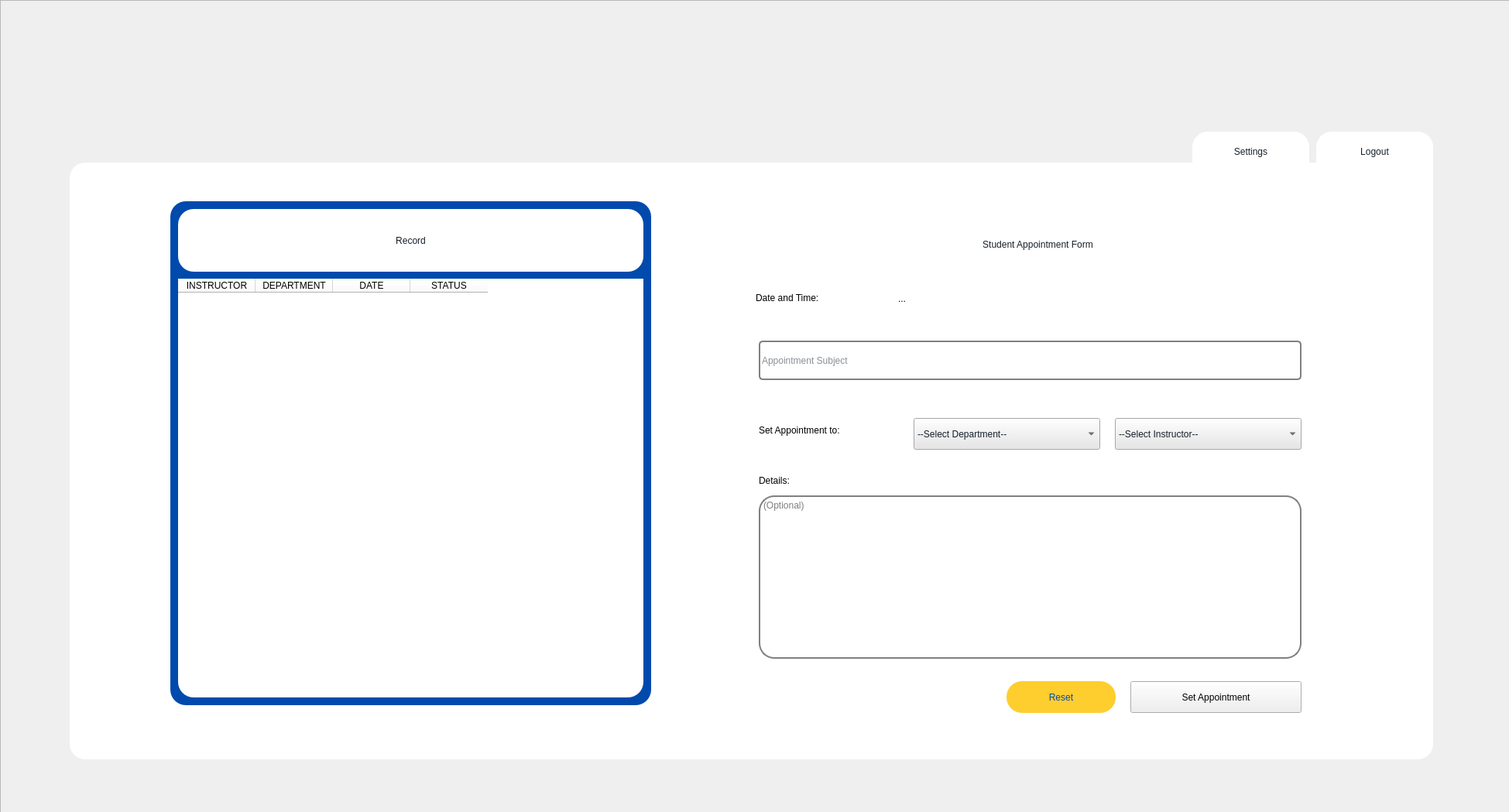
<?xml version="1.0" encoding="UTF-8"?>
<ui version="4.0">
 <class>loginFrame</class>
 <widget class="QDialog" name="loginFrame">
  <property name="geometry">
   <rect>
    <x>0</x>
    <y>0</y>
    <width>1949</width>
    <height>1049</height>
   </rect>
  </property>
  <property name="windowTitle">
   <string>Dialog</string>
  </property>
  <widget class="QFrame" name="frame">
   <property name="geometry">
    <rect>
     <x>0</x>
     <y>0</y>
     <width>1951</width>
     <height>1061</height>
    </rect>
   </property>
   <property name="frameShape">
    <enum>QFrame::StyledPanel</enum>
   </property>
   <property name="frameShadow">
    <enum>QFrame::Raised</enum>
   </property>
   <widget class="QLabel" name="label">
    <property name="geometry">
     <rect>
      <x>0</x>
      <y>-10</y>
      <width>1951</width>
      <height>1071</height>
     </rect>
    </property>
    <property name="text">
     <string/>
    </property>
    <property name="pixmap">
     <pixmap>student and guest.png</pixmap>
    </property>
   </widget>
   <widget class="QFrame" name="frame_2">
    <property name="geometry">
     <rect>
      <x>90</x>
      <y>210</y>
      <width>1761</width>
      <height>771</height>
     </rect>
    </property>
    <property name="styleSheet">
     <string notr="true">QFrame{
	background-color: rgb(255, 255, 255);
border-radius: 20px;
}</string>
    </property>
    <property name="frameShape">
     <enum>QFrame::StyledPanel</enum>
    </property>
    <property name="frameShadow">
     <enum>QFrame::Raised</enum>
    </property>
    <widget class="QLabel" name="label_2">
     <property name="geometry">
      <rect>
       <x>750</x>
       <y>70</y>
       <width>1001</width>
       <height>71</height>
      </rect>
     </property>
     <property name="styleSheet">
      <string notr="true">font: 30pt &quot;Montserrat&quot;;
color: rgb(21, 31, 41);
background-color: rgb(255, 255, 255);</string>
     </property>
     <property name="text">
      <string>Student Appointment Form</string>
     </property>
     <property name="alignment">
      <set>Qt::AlignCenter</set>
     </property>
    </widget>
    <widget class="QComboBox" name="cmbInstructor">
     <property name="geometry">
      <rect>
       <x>1350</x>
       <y>330</y>
       <width>241</width>
       <height>41</height>
      </rect>
     </property>
     <property name="styleSheet">
      <string notr="true">color: rgb(21, 31, 41);
background-color: rgb(231, 231, 231);
font: 14pt &quot;Montserrat&quot;;
border-radius:-20px solid gray;</string>
     </property>
     <property name="frame">
      <bool>true</bool>
     </property>
     <item>
      <property name="text">
       <string>--Select Instructor--</string>
      </property>
     </item>
    </widget>
    <widget class="QComboBox" name="cmbDepartment">
     <property name="geometry">
      <rect>
       <x>1090</x>
       <y>330</y>
       <width>241</width>
       <height>41</height>
      </rect>
     </property>
     <property name="styleSheet">
      <string notr="true">color: rgb(21, 31, 41);
background-color: rgb(231, 231, 231);
font: 14pt &quot;Montserrat&quot;;
border-radius:-20px solid gray;</string>
     </property>
     <property name="frame">
      <bool>true</bool>
     </property>
     <item>
      <property name="text">
       <string>--Select Department--</string>
      </property>
     </item>
     <item>
      <property name="text">
       <string>BSCS</string>
      </property>
     </item>
     <item>
      <property name="text">
       <string>BSIT</string>
      </property>
     </item>
     <item>
      <property name="text">
       <string>BSIS</string>
      </property>
     </item>
    </widget>
    <widget class="QLabel" name="label_3">
     <property name="geometry">
      <rect>
       <x>890</x>
       <y>330</y>
       <width>331</width>
       <height>31</height>
      </rect>
     </property>
     <property name="styleSheet">
      <string notr="true">font: bold 14pt &quot;montserrat&quot;;</string>
     </property>
     <property name="text">
      <string>Set Appointment to:</string>
     </property>
    </widget>
    <widget class="QLineEdit" name="inputAppointmentSubject">
     <property name="geometry">
      <rect>
       <x>890</x>
       <y>230</y>
       <width>701</width>
       <height>51</height>
      </rect>
     </property>
     <property name="styleSheet">
      <string notr="true">border: 2px solid gray;
color: rgb(21, 31, 41);
font: 14pt &quot;Montserrat&quot;;
border-radius: 5px;</string>
     </property>
     <property name="placeholderText">
      <string>Appointment Subject</string>
     </property>
    </widget>
    <widget class="QTextEdit" name="textDetails">
     <property name="geometry">
      <rect>
       <x>890</x>
       <y>430</y>
       <width>701</width>
       <height>211</height>
      </rect>
     </property>
     <property name="accessibleDescription">
      <string/>
     </property>
     <property name="styleSheet">
      <string notr="true">border:2px solid gray;
font: 12pt &quot;Montserrat&quot;;
</string>
     </property>
     <property name="documentTitle">
      <string/>
     </property>
     <property name="placeholderText">
      <string>(Optional)</string>
     </property>
    </widget>
    <widget class="QLabel" name="label_6">
     <property name="geometry">
      <rect>
       <x>890</x>
       <y>380</y>
       <width>141</width>
       <height>61</height>
      </rect>
     </property>
     <property name="styleSheet">
      <string notr="true">font: bold 14pt &quot;Montserrat&quot;;</string>
     </property>
     <property name="text">
      <string>Details:</string>
     </property>
    </widget>
    <widget class="QPushButton" name="bntReset">
     <property name="geometry">
      <rect>
       <x>1210</x>
       <y>670</y>
       <width>141</width>
       <height>41</height>
      </rect>
     </property>
     <property name="cursor">
      <cursorShape>PointingHandCursor</cursorShape>
     </property>
     <property name="styleSheet">
      <string notr="true">QPushButton{
	color: rgb(0, 74, 173);
	background-color: rgb(254, 206, 47);
font: 14pt &quot;Montserrat&quot;;
border-radius: 20px
}

</string>
     </property>
     <property name="text">
      <string>Reset</string>
     </property>
    </widget>
    <widget class="QPushButton" name="btnSet">
     <property name="geometry">
      <rect>
       <x>1370</x>
       <y>670</y>
       <width>221</width>
       <height>41</height>
      </rect>
     </property>
     <property name="cursor">
      <cursorShape>PointingHandCursor</cursorShape>
     </property>
     <property name="styleSheet">
      <string notr="true">QPushButton{
color: rgb(255, 255, 255);
	background-color: rgb(0, 74, 173);
font: 14pt &quot;Montserrat&quot;;
border-radius: 20px;
}

;</string>
     </property>
     <property name="text">
      <string>Set Appointment</string>
     </property>
    </widget>
    <widget class="QFrame" name="frame_4">
     <property name="geometry">
      <rect>
       <x>130</x>
       <y>50</y>
       <width>621</width>
       <height>651</height>
      </rect>
     </property>
     <property name="styleSheet">
      <string notr="true">QFrame{
	background-color: rgb(0, 74, 173);
}</string>
     </property>
     <property name="frameShape">
      <enum>QFrame::StyledPanel</enum>
     </property>
     <property name="frameShadow">
      <enum>QFrame::Raised</enum>
     </property>
     <widget class="QLabel" name="label_4">
      <property name="geometry">
       <rect>
        <x>10</x>
        <y>10</y>
        <width>601</width>
        <height>81</height>
       </rect>
      </property>
      <property name="styleSheet">
       <string notr="true">QLabel{
font: 30pt &quot;Montserrat&quot;;
color: rgb(21, 31, 41);
background-color: rgb(255, 255, 255);
border-radisu: -20px
}

</string>
      </property>
      <property name="text">
       <string>Record</string>
      </property>
      <property name="alignment">
       <set>Qt::AlignCenter</set>
      </property>
     </widget>
     <widget class="QTableWidget" name="widgetAdmin3">
      <property name="geometry">
       <rect>
        <x>10</x>
        <y>100</y>
        <width>601</width>
        <height>541</height>
       </rect>
      </property>
      <property name="styleSheet">
       <string notr="true">background-color: rgb(255, 255, 255);</string>
      </property>
      <property name="alternatingRowColors">
       <bool>true</bool>
      </property>
      <property name="selectionBehavior">
       <enum>QAbstractItemView::SelectRows</enum>
      </property>
      <attribute name="horizontalHeaderShowSortIndicator" stdset="0">
       <bool>false</bool>
      </attribute>
      <attribute name="horizontalHeaderStretchLastSection">
       <bool>false</bool>
      </attribute>
      <attribute name="verticalHeaderVisible">
       <bool>false</bool>
      </attribute>
      <attribute name="verticalHeaderShowSortIndicator" stdset="0">
       <bool>false</bool>
      </attribute>
      <attribute name="verticalHeaderStretchLastSection">
       <bool>false</bool>
      </attribute>
      <column>
       <property name="text">
        <string>INSTRUCTOR</string>
       </property>
      </column>
      <column>
       <property name="text">
        <string>DEPARTMENT</string>
       </property>
      </column>
      <column>
       <property name="text">
        <string>DATE</string>
       </property>
      </column>
      <column>
       <property name="text">
        <string>STATUS</string>
       </property>
      </column>
     </widget>
    </widget>
    <widget class="QLabel" name="lblTimeAndDate">
     <property name="geometry">
      <rect>
       <x>1070</x>
       <y>160</y>
       <width>471</width>
       <height>31</height>
      </rect>
     </property>
     <property name="styleSheet">
      <string notr="true">font: bold 14pt &quot;montserrat&quot;;</string>
     </property>
     <property name="text">
      <string>...</string>
     </property>
    </widget>
    <widget class="QLabel" name="label_8">
     <property name="geometry">
      <rect>
       <x>886</x>
       <y>159</y>
       <width>181</width>
       <height>31</height>
      </rect>
     </property>
     <property name="styleSheet">
      <string notr="true">font: bold 14pt &quot;montserrat&quot;;</string>
     </property>
     <property name="text">
      <string>Date and Time:</string>
     </property>
    </widget>
    <zorder>label_3</zorder>
    <zorder>label_6</zorder>
    <zorder>label_2</zorder>
    <zorder>cmbInstructor</zorder>
    <zorder>cmbDepartment</zorder>
    <zorder>inputAppointmentSubject</zorder>
    <zorder>textDetails</zorder>
    <zorder>bntReset</zorder>
    <zorder>btnSet</zorder>
    <zorder>frame_4</zorder>
    <zorder>lblTimeAndDate</zorder>
    <zorder>label_8</zorder>
   </widget>
   <widget class="QFrame" name="frame_5">
    <property name="geometry">
     <rect>
      <x>1700</x>
      <y>170</y>
      <width>151</width>
      <height>101</height>
     </rect>
    </property>
    <property name="styleSheet">
     <string notr="true">background-color: rgb(255, 255, 255);
border-radius:20px;</string>
    </property>
    <property name="frameShape">
     <enum>QFrame::StyledPanel</enum>
    </property>
    <property name="frameShadow">
     <enum>QFrame::Raised</enum>
    </property>
    <widget class="QPushButton" name="btnStudentLogout">
     <property name="geometry">
      <rect>
       <x>10</x>
       <y>10</y>
       <width>131</width>
       <height>31</height>
      </rect>
     </property>
     <property name="cursor">
      <cursorShape>PointingHandCursor</cursorShape>
     </property>
     <property name="styleSheet">
      <string notr="true">color: rgb(21, 31, 41);
background-color: rgb(255, 255, 255);
border-radius: 40px;
font: 14pt &quot;Montserrat&quot;;</string>
     </property>
     <property name="text">
      <string>Logout</string>
     </property>
    </widget>
   </widget>
   <widget class="QFrame" name="frame_6">
    <property name="geometry">
     <rect>
      <x>1540</x>
      <y>170</y>
      <width>151</width>
      <height>81</height>
     </rect>
    </property>
    <property name="styleSheet">
     <string notr="true">background-color: rgb(255, 255, 255);
border-radius:20px;</string>
    </property>
    <property name="frameShape">
     <enum>QFrame::StyledPanel</enum>
    </property>
    <property name="frameShadow">
     <enum>QFrame::Raised</enum>
    </property>
    <widget class="QPushButton" name="btnStudentSettings">
     <property name="geometry">
      <rect>
       <x>10</x>
       <y>10</y>
       <width>131</width>
       <height>31</height>
      </rect>
     </property>
     <property name="cursor">
      <cursorShape>PointingHandCursor</cursorShape>
     </property>
     <property name="styleSheet">
      <string notr="true">color: rgb(21, 31, 41);
background-color: rgb(255, 255, 255);
border-radius: 40px;
font: 14pt &quot;Montserrat&quot;;</string>
     </property>
     <property name="text">
      <string>Settings</string>
     </property>
    </widget>
   </widget>
  </widget>
 </widget>
 <tabstops>
  <tabstop>inputAppointmentSubject</tabstop>
  <tabstop>cmbDepartment</tabstop>
  <tabstop>cmbInstructor</tabstop>
  <tabstop>textDetails</tabstop>
  <tabstop>btnSet</tabstop>
  <tabstop>bntReset</tabstop>
  <tabstop>btnStudentSettings</tabstop>
  <tabstop>btnStudentLogout</tabstop>
 </tabstops>
 <resources/>
 <connections/>
</ui>
